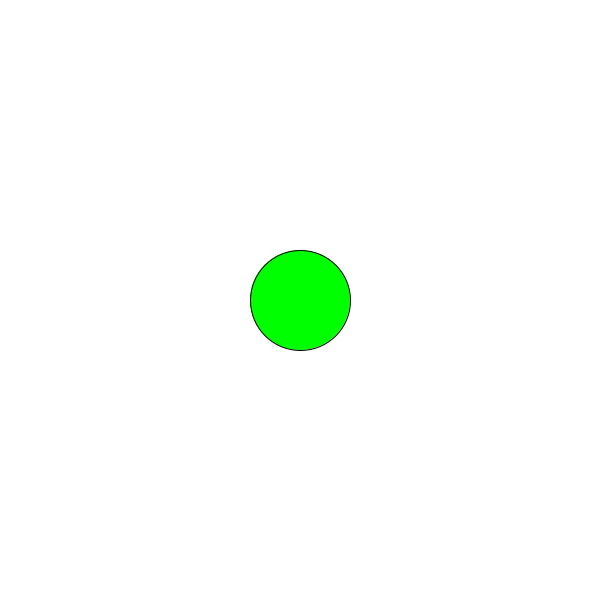
Frame 1 (no input)
Frame 60 (the mouse pressed at the canvas centre just before this capture): identical to frame 1, image omitted
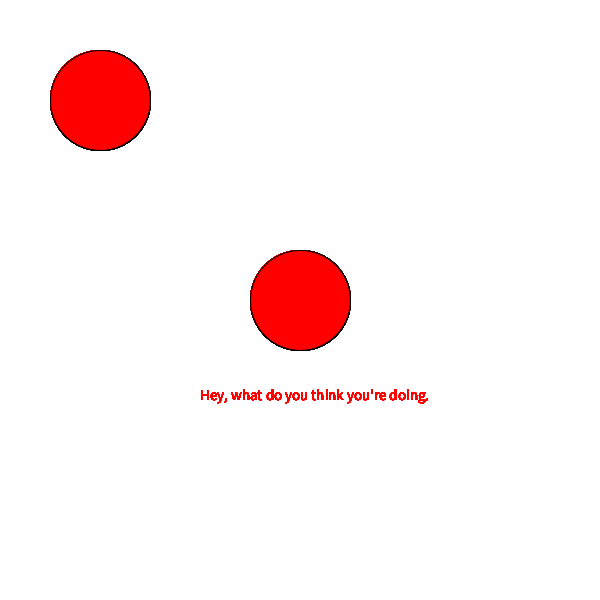
Frame 120 (the mouse held since frame 60 and released just before this capture)

The Processing sketch that drew these frames (run headless with seeded random() and noise(); from frame 60 on, the mouse is pressed at the canvas centre):

// Processing sketch: week4
// ── week4.pde
int x; 
int y; 
int x2, y2; 
int x3, y3;
int x4, y4;
int size; 
float dist; 
boolean buttonClicked; 
boolean buttonClicked2; 
boolean buttonClicked3; 
boolean buttonClicked4; 
String text1, text2, text3, text4;
float rot = 0;

//set up a second button 
//do something else when that button is clicked
void setup() {
  size(600, 600); 
  x = width/2; 
  y = height/2; 
  x2= 100; 
  y2= 100; 
  x3= 200;
  y3= 200;
  x4= 370;
  y4= 390;
  size = 100; 
  frameRate(25);

  textSize(15);

  text1 = "Hey, what do you think you're doing.";
  text2 = "Cut that out!";
  text3 = "How do you like me now?";
}

void draw() {
  //rot+=5;
  //x+=5;

  if (buttonClicked) {
    fill(255, 0, 0); 
    text(text1, 200, 400);
    ellipse(x2, y2, size, size);
  } else {
    background(255); 
    fill(0, 255, 0);
  }

  ellipse(x, y, size, size);  

  if (buttonClicked2) {
    background(255);
    fill(0, 0, 255); 
    text(text2, 100, 100);
    ellipse(x3, y3, size, size);
  } else {
    //background(255);
  }

  if (buttonClicked3) {
    background(255);
    fill(random(0, 255), random(0, 255), random(0, 255)); 
    text(text3, 300, 100);
    ellipse(x3, y3, size, size);
    ellipse(x4, y4, size, size);
    ellipse(500, 500, size, size);
    ellipse(random(x), random(y), size, size);
  } else {
    //background(255);
  }
  
  if (buttonClicked4) {
    background (255);
    fill(0,0,0);
    ellipse(x4, y4, size, size);
  }else{
    
  }

//  if (buttonClicked4) {
//    background(255);
 
//  } else {
//    //background(255);
//  }

  println(calcDistance(x, y));
}

void mousePressed() {
  if (calcDistance(x, y) <= 50) {
    buttonClicked = !buttonClicked;
  }
  if (calcDistance(x2, y2) <=50) {
    buttonClicked2 =!buttonClicked2;
  }
  if (calcDistance(x3, y3) <= 50) {
    buttonClicked3 = !buttonClicked3;
    
   if (calcDistance(x4, y4) <= 50) {
     buttonClicked4 = !buttonClicked4;
    }
  }
}

float calcDistance(int xPos, int yPos) {
  dist = dist(mouseX, mouseY, xPos, yPos);
  return dist;
}
